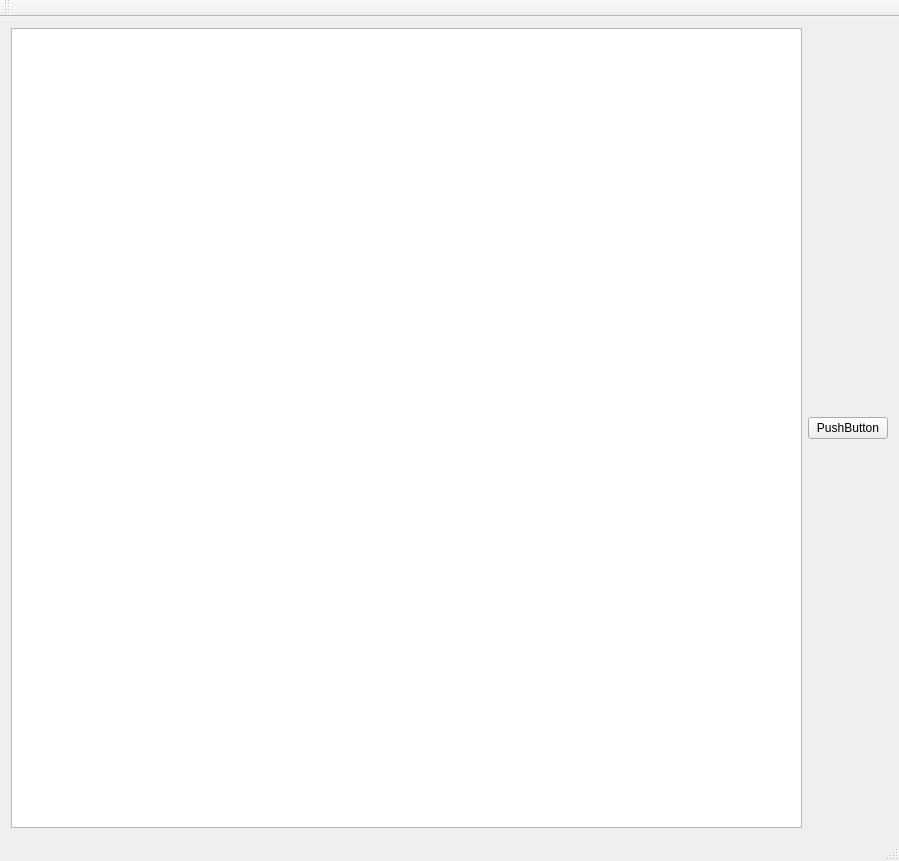
<?xml version="1.0" encoding="UTF-8"?>
<ui version="4.0">
 <class>MainWindow</class>
 <widget class="QMainWindow" name="MainWindow">
  <property name="geometry">
   <rect>
    <x>0</x>
    <y>0</y>
    <width>899</width>
    <height>847</height>
   </rect>
  </property>
  <property name="windowTitle">
   <string>MainWindow</string>
  </property>
  <widget class="QWidget" name="centralWidget">
   <layout class="QGridLayout" name="gridLayout">
    <item row="0" column="0">
     <widget class="QTextBrowser" name="textBrowser">
      <property name="sizePolicy">
       <sizepolicy hsizetype="MinimumExpanding" vsizetype="MinimumExpanding">
        <horstretch>0</horstretch>
        <verstretch>0</verstretch>
       </sizepolicy>
      </property>
      <property name="minimumSize">
       <size>
        <width>600</width>
        <height>800</height>
       </size>
      </property>
     </widget>
    </item>
    <item row="0" column="1">
     <widget class="QPushButton" name="pushButton">
      <property name="text">
       <string>PushButton</string>
      </property>
     </widget>
    </item>
   </layout>
  </widget>
  <widget class="QMenuBar" name="menuBar">
   <property name="geometry">
    <rect>
     <x>0</x>
     <y>0</y>
     <width>899</width>
     <height>19</height>
    </rect>
   </property>
  </widget>
  <widget class="QToolBar" name="mainToolBar">
   <attribute name="toolBarArea">
    <enum>TopToolBarArea</enum>
   </attribute>
   <attribute name="toolBarBreak">
    <bool>false</bool>
   </attribute>
  </widget>
  <widget class="QStatusBar" name="statusBar"/>
 </widget>
 <layoutdefault spacing="6" margin="11"/>
 <resources/>
 <connections/>
</ui>
